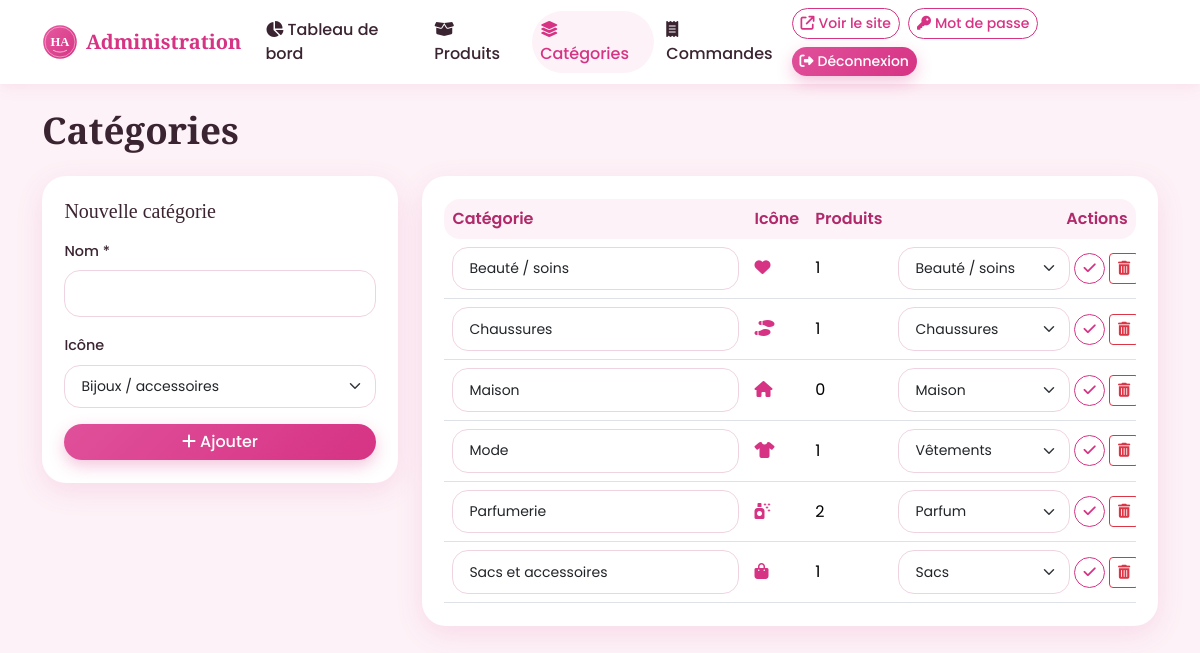
The page /admin/categories.php (signed in) on the database as committed earlier.
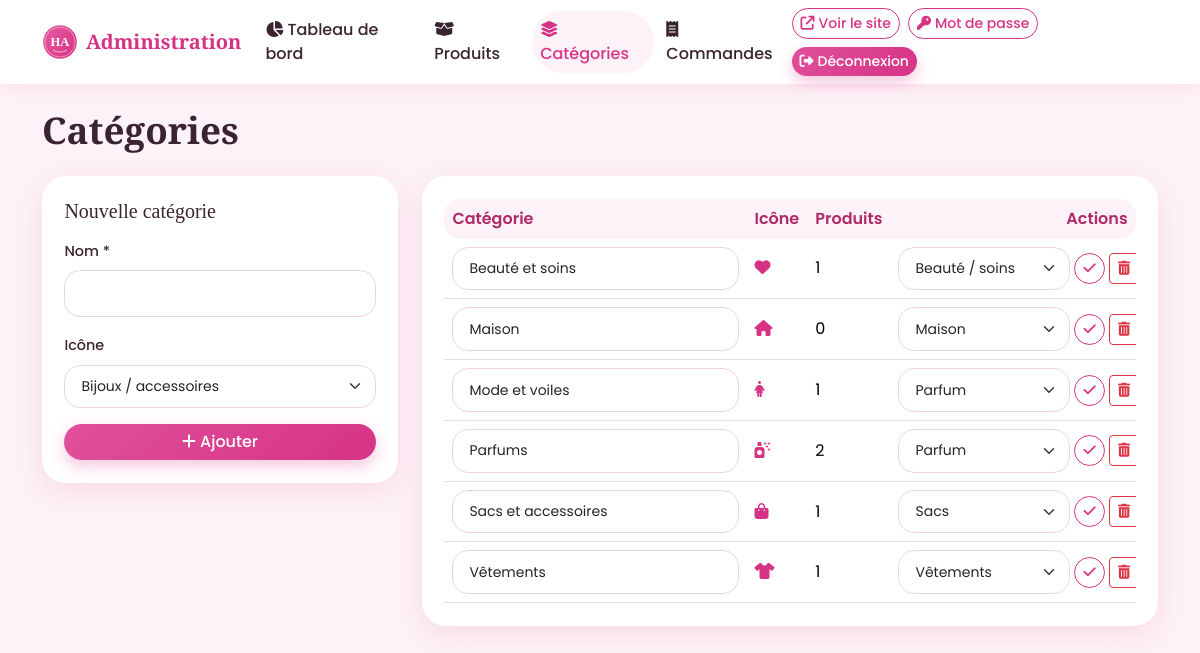
The same page on the database as committed later.
### tables this page shows
CREATE TABLE IF NOT EXISTS categories (
  id INT AUTO_INCREMENT PRIMARY KEY,
  nom VARCHAR(100) NOT NULL,
  description TEXT NULL,
  icone VARCHAR(50) NOT NULL DEFAULT 'fa-gem',
  created_at TIMESTAMP NOT NULL DEFAULT CURRENT_TIMESTAMP
);

### includes/functions.php (called while the page is built, shortened)
<?php
function e($v): string
{
    return htmlspecialchars((string)$v, ENT_QUOTES, 'UTF-8');
}
function base_url(string $path = ''): string
{
    return BASE_URL . '/' . ltrim($path, '/');
}
function logo_url(): string
{
    return file_exists(__DIR__ . '/../assets/img/logo.png')
        ? base_url('assets/img/logo.png')
        : base_url('assets/img/logo.svg');
}
    ?>

### admin/categories.php (the view, shortened to what this page needs)
<?php
$pdo = db();
$adminPage = 'categories';
require __DIR__ . '/_header.php';
$cats = $pdo->query('SELECT c.*, (SELECT COUNT(*) FROM produits p WHERE p.categorie_id = c.id) AS nb FROM categories c ORDER BY c.nom')->fetchAll();
function icone_select(string $courant): string
{
    $h = '<select name="icone" class="form-select form-select-sm">';
    foreach (ICONES_CATEGORIES as $k => $label) {
        $h .= '<option value="' . e($k) . '"' . ($k === $courant ? ' selected' : '') . '>' . e($label) . '</option>';
    }
    return $h . '</select>';
}
?>
<h1 class="page-title mb-4">Catégories</h1>
<div class="row g-4">
  <div class="col-lg-4">
    <div class="panel">
      <h2 class="h5 mb-3">Nouvelle catégorie</h2>
      <form method="post">
        <div class="mb-3"><label class="form-label" for="nom">Nom *</label><input class="form-control" id="nom" name="nom" required maxlength="100"></div>
        <div class="mb-3"><label class="form-label">Icône</label><?= icone_select('fa-gem') ?></div>
        <button class="btn btn-rose w-100"><i class="fa-solid fa-plus me-1"></i>Ajouter</button>
      </form>
    </div>
  </div>
  <div class="col-lg-8">
    <div class="panel">
      <?php if ($cats): ?>
      <div class="table-responsive">
        <table class="table table-rose align-middle mb-0">
          <thead><tr><th>Catégorie</th><th>Icône</th><th>Produits</th><th class="text-end">Actions</th></tr></thead>
          <tbody>
          <?php foreach ($cats as $c): $fid = 'f' . (int)$c['id']; ?>
            <tr>
              <td><input form="<?= $fid ?>" class="form-control form-control-sm" name="nom" value="<?= e($c['nom']) ?>" required maxlength="100"></td>
              <td><span class="me-2" style="color:var(--rose)"><i class="fa-solid <?= e($c['icone']) ?>"></i></span></td>
              <td><?= (int)$c['nb'] ?></td>
              <td class="text-end text-nowrap">
                <form id="<?= $fid ?>" method="post" class="d-inline-flex gap-1 align-items-center">
                  <?= icone_select($c['icone']) ?>
                  <button class="btn btn-outline-rose btn-sm" title="Enregistrer"><i class="fa-solid fa-check"></i></button>
                </form>
                <form method="post" class="d-inline" onsubmit="return confirm('Supprimer cette catégorie ? Ses produits seront conservés sans catégorie.')">
                  <button class="btn btn-outline-danger btn-sm" title="Supprimer"><i class="fa-solid fa-trash-can"></i></button>
                </form>
              </td>
            </tr>
          <?php endforeach; ?>
          </tbody>
        </table>
      </div>
      <?php else: ?>
        <p class="text-muted text-center py-4 mb-0">Aucune catégorie pour le moment.</p>
      <?php endif; ?>
    </div>
  </div>
</div>
<?php require __DIR__ . '/_footer.php'; ?>

### admin/_header.php (shortened to what this page needs)
<?php
$adminPage = $adminPage ?? '';
$liens = [
    'dashboard'  => ['index.php',      'fa-chart-pie',   'Tableau de bord'],
    'produits'   => ['produits.php',   'fa-box-open',    'Produits'],
    'categories' => ['categories.php', 'fa-layer-group', 'Catégories'],
    'commandes'  => ['commandes.php',  'fa-receipt',     'Commandes'],
];
?><!DOCTYPE html>
<html lang="fr">
<head>
  <link href="https://cdn.jsdelivr.net/npm/bootstrap@5.3.3/dist/css/bootstrap.min.css" rel="stylesheet">
  <link href="https://cdnjs.cloudflare.com/ajax/libs/font-awesome/6.5.2/css/all.min.css" rel="stylesheet">
  <link href="<?= e(base_url('assets/css/style.css')) ?>" rel="stylesheet">
</head>
<body>
<nav class="navbar navbar-expand-lg admin-nav sticky-top">
  <div class="container">
    <a class="navbar-brand d-flex align-items-center gap-2" href="index.php">
      <img src="<?= e(logo_url()) ?>" alt="" height="36"><span class="brand-text fs-5">Administration</span>
    </a>
    <div class="collapse navbar-collapse" id="amenu">
      <ul class="navbar-nav me-auto gap-lg-1">
        <?php foreach ($liens as $k => [$href, $ico, $txt]): ?>
          <li class="nav-item"><a class="nav-link <?= $adminPage === $k ? 'active' : '' ?>" href="<?= $href ?>"><i class="fa-solid <?= $ico ?> me-1"></i><?= $txt ?></a></li>
        <?php endforeach; ?>
      </ul>
      <div class="d-flex flex-wrap gap-2">
        <a class="btn btn-outline-rose btn-sm" href="<?= e(base_url('index.php')) ?>" target="_blank"><i class="fa-solid fa-arrow-up-right-from-square me-1"></i>Voir le site</a>
        <a class="btn btn-outline-rose btn-sm" href="motdepasse.php"><i class="fa-solid fa-key me-1"></i>Mot de passe</a>
        <a class="btn btn-rose btn-sm" href="logout.php"><i class="fa-solid fa-right-from-bracket me-1"></i>Déconnexion</a>
      </div>
    </div>
  </div>
</nav>
<main class="container py-4">

Rows that differ between the two databases and show on the page:
changed categories "Beauté / soins": nom "Beauté / soins" → "Beauté et soins"
shown differently, row unchanged: categories "Maison": moves up the list
changed categories: nom "Chaussures" → "Mode et voiles"; icone "Chaussures" → "Parfum"
changed categories "Parfum": nom "Parfumerie" → "Parfums"
changed categories "Vêtements": nom "Mode" → "Vêtements"; moves down the list
